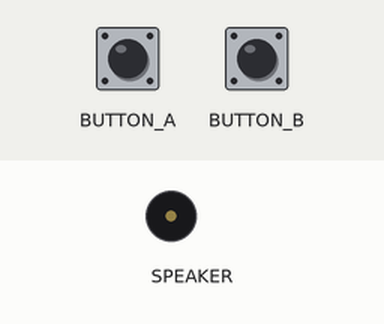
Bench run of a program on a simulated Circuit Playground running CircuitPython. Parts: buzzer (waves = sounding). The inputs (shaded band) are chosen by the test bench.

Above: at 1.2 s.
1.3 s: button A pressed for 0.15 s
At 2.1 s:
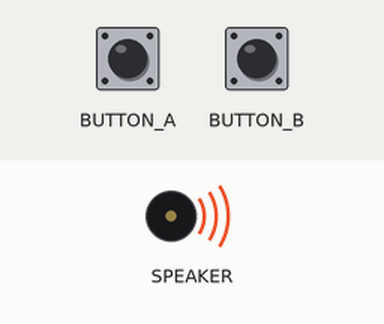
3.8 s: button A pressed for 3.2 s
At 8.5 s:
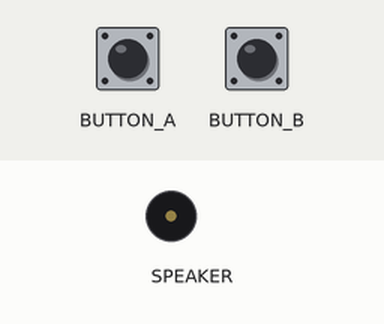
9.3 s: button B pressed for 3.2 s
At 9.6 s:
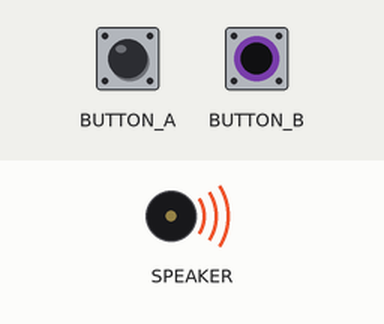
Timing chart, 0 to 14.8 s (numbered marks = the images above; inputs shaded):
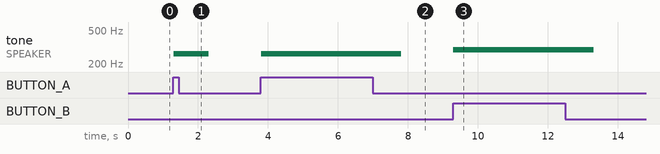

Measured:
- after the input at 1.3 s, tone on SPEAKER: silent → 262 Hz at once, → silent 1.0 s later
- after the input at 3.8 s, tone on SPEAKER: silent → 262 Hz at once, → silent 4.0 s later
- after the input at 9.3 s, tone on SPEAKER: silent → 294 Hz at once, → silent 4.0 s later

The program:

cp_play_tone_buttons.py
```python
"""This example plays a different tone for a duration of 1 second for each button pressed."""
from adafruit_circuitplayground import cp

while True:
    if cp.button_a:
        cp.play_tone(262, 1)
    if cp.button_b:
        cp.play_tone(294, 1)
```
